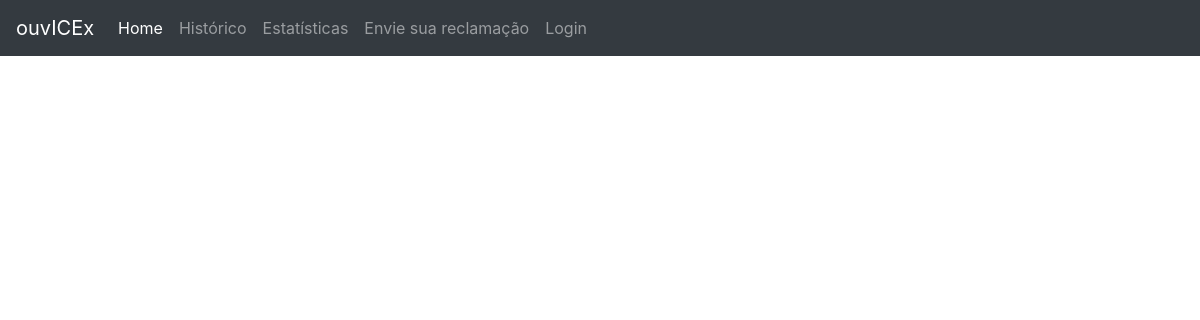
Before: /view with the older database file.
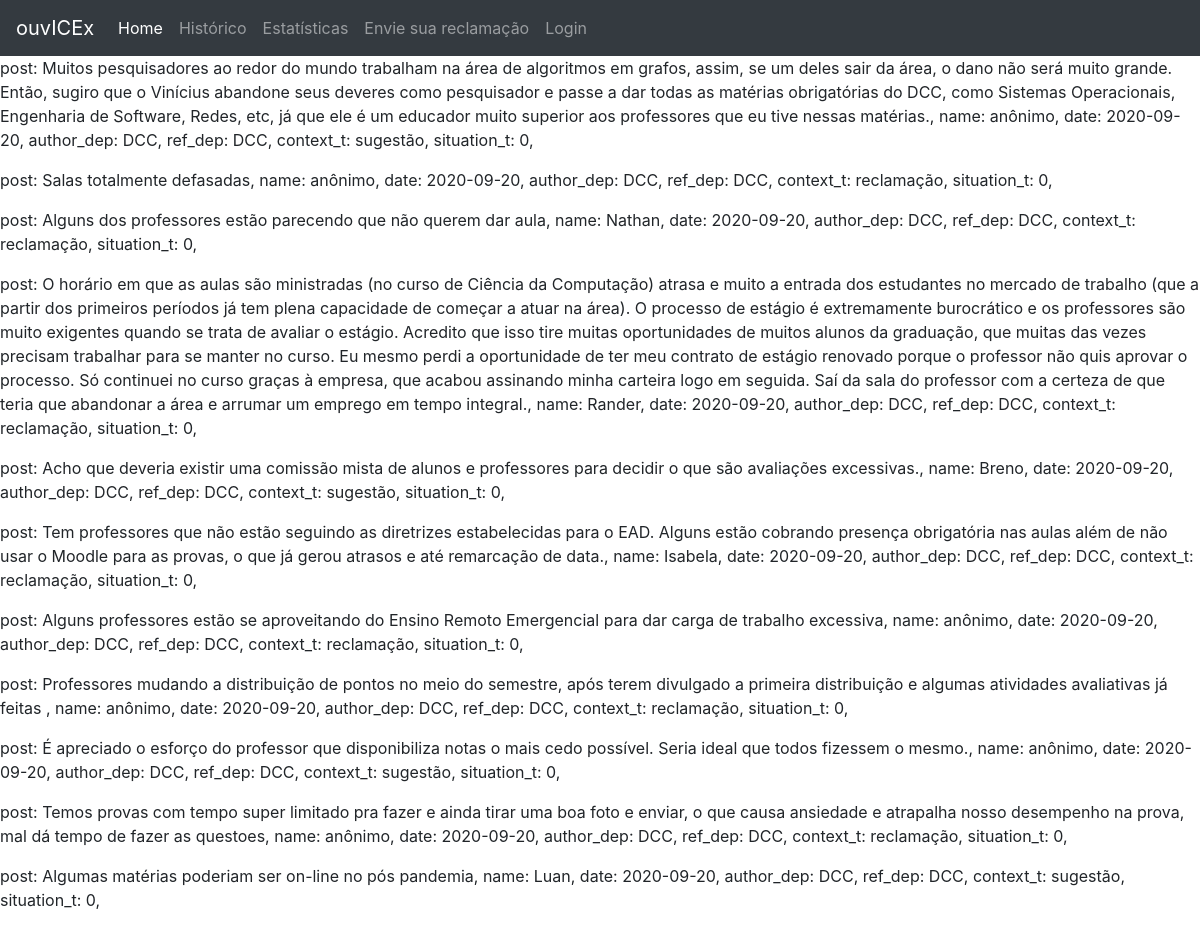
After: the same page with the newer database file.
### scripts/database.py (models this page shows, shortened)
class posts(db.Model):
    _id = db.Column("id", db.Integer, primary_key=True)
    post = db.Column("post", db.String(1000))
    name = db.Column("name", db.String(100))
    date = db.Column("date", db.Date())
    author_dep = db.Column("author_dep", db.String(50))
    ref_dep = db.Column("ref_dep", db.String(50))
    context_t = db.Column("context_t", db.String(20))
    situation_t = db.Column("situation_t", db.Integer)

### init_flask.py (the view)
@app.route("/view")
def view():
    return render_template("view.html", values = posts.query.all())

### templates/view.html (shortened to what this page needs)
{% extends "base.html" %}
{% block content %}
    {% for item in values %}
        <p>post: {{item.post}},
           name: {{item.name}},
           date: {{item.date}},
           author_dep: {{item.author_dep}},
           ref_dep: {{item.ref_dep}},
           context_t: {{item.context_t}},
           situation_t: {{item.situation_t}},</p>
    {% endfor %}
{% endblock %}

### templates/base.html (shortened to what this page needs)
<!DOCTYPE html>
<html>
    <head>
        <link rel="stylesheet" href="https://stackpath.bootstrapcdn.com/bootstrap/4.5.2/css/bootstrap.min.css">
    </head>
    <body>
        {% set defaultNavigationBar = [
            ('/', 'home', 'Home'),
            ('/history', 'history', 'Histórico'),
            ('/analyses', 'analyses', 'Estatísticas'),
            ('/form', 'form', 'Envie sua reclamação'),
            ('/login', 'login', 'Login')
        ] -%}
        {% set loggedInNavigationBar = [
            ('/admin', 'admin', 'Admin'),
            ('/logout', 'logout', 'Logout')
        ] -%}
        {% set active_page = active_page|default('home') -%}
        <nav class="navbar navbar-expand-lg navbar-dark bg-dark">
            <a class="navbar-brand" href="#">ouvICEx</a>
            <ul id="navigation" class="navbar-nav">
                {% if 'user' in session: %}
                    {% for href, id, caption in loggedInNavigationBar %}
                        <li{% if id == active_page %} class="nav-item active"{% endif
                        %}><a class="nav-link" href="{{ href|e }}">{{ caption|e }} <span class="sr-only">(current)</span></a>
                        </li>
                    {% endfor %}
                {% else %}
                    {% for href, id, caption in defaultNavigationBar %}
                        <li{% if id == active_page %} class="nav-item active"{% endif
                        %}><a class="nav-link" href="{{ href|e }}">{{ caption|e }} <span class="sr-only">(current)</span></a>
                        </li>
                    {% endfor %}
                {% endif %}
            </ul>
        </nav>
        {% block content %}
        {% endblock %}
    </body>
</html>

Changed rows visible on the page:
added posts: post "Muitos pesquisadores ao redor do mundo trabalham na área de algoritmos em grafos, assim, se um deles sair da área, o dano não será muito grande. Então, sugiro que o Vinícius abandone seus deveres como pesquisador e passe a dar todas as matérias obrigatórias do DCC, como Sistemas Operacionais, Engenharia de Software, Redes, etc, já que ele é um educador muito superior aos professores que eu tive nessas matérias.", name "anônimo", date "2020-09-20", author_dep "DCC", ref_dep "DCC", context_t "sugestão", situation_t "0"
added posts: post "Salas totalmente defasadas", name "anônimo", date "2020-09-20", author_dep "DCC", ref_dep "DCC", context_t "reclamação", situation_t "0"
added posts: post "Alguns dos professores estão parecendo que não querem dar aula", name "Nathan", date "2020-09-20", author_dep "DCC", ref_dep "DCC", context_t "reclamação", situation_t "0"
added posts: post "O horário em que as aulas são ministradas (no curso de Ciência da Computação) atrasa e muito a entrada dos estudantes no mercado de trabalho (que a partir dos primeiros períodos já tem plena capacidade de começar a atuar na área). O processo de estágio é extremamente burocrático e os professores são muito exigentes quando se trata de avaliar o estágio. Acredito que isso tire muitas oportunidades de muitos alunos da graduação, que muitas das vezes precisam trabalhar para se manter no curso. Eu mesmo perdi a oportunidade de ter meu contrato de estágio renovado porque o professor não quis aprovar o processo. Só continuei no curso graças à empresa, que acabou assinando minha carteira logo em…", name "Rander", date "2020-09-20", author_dep "DCC", ref_dep "DCC", context_t "reclamação", situation_t "0"
added posts: post "Acho que deveria existir uma comissão mista de alunos e professores para decidir o que são avaliações excessivas.", name "Breno", date "2020-09-20", author_dep "DCC", ref_dep "DCC", context_t "sugestão", situation_t "0"
added posts: post "Tem professores que não estão seguindo as diretrizes estabelecidas para o EAD. Alguns estão cobrando presença obrigatória nas aulas além de não usar o Moodle para as provas, o que já gerou atrasos e até remarcação de data.", name "Isabela", date "2020-09-20", author_dep "DCC", ref_dep "DCC", context_t "reclamação", situation_t "0"
added posts: post "Alguns professores estão se aproveitando do Ensino Remoto Emergencial para dar carga de trabalho excessiva", name "anônimo", date "2020-09-20", author_dep "DCC", ref_dep "DCC", context_t "reclamação", situation_t "0"
added posts: post "Professores mudando a distribuição de pontos no meio do semestre, após terem divulgado a primeira distribuição e algumas atividades avaliativas já feitas", name "anônimo", date "2020-09-20", author_dep "DCC", ref_dep "DCC", context_t "reclamação", situation_t "0"
added posts: post "É apreciado o esforço do professor que disponibiliza notas o mais cedo possível. Seria ideal que todos fizessem o mesmo.", name "anônimo", date "2020-09-20", author_dep "DCC", ref_dep "DCC", context_t "sugestão", situation_t "0"
added posts: post "Temos provas com tempo super limitado pra fazer e ainda tirar uma boa foto e enviar, o que causa ansiedade e atrapalha nosso desempenho na prova, mal dá tempo de fazer as questoes", name "anônimo", date "2020-09-20", author_dep "DCC", ref_dep "DCC", context_t "reclamação", situation_t "0"
added posts: post "Algumas matérias poderiam ser on-line no pós pandemia", name "Luan", date "2020-09-20", author_dep "DCC", ref_dep "DCC", context_t "sugestão", situation_t "0"
